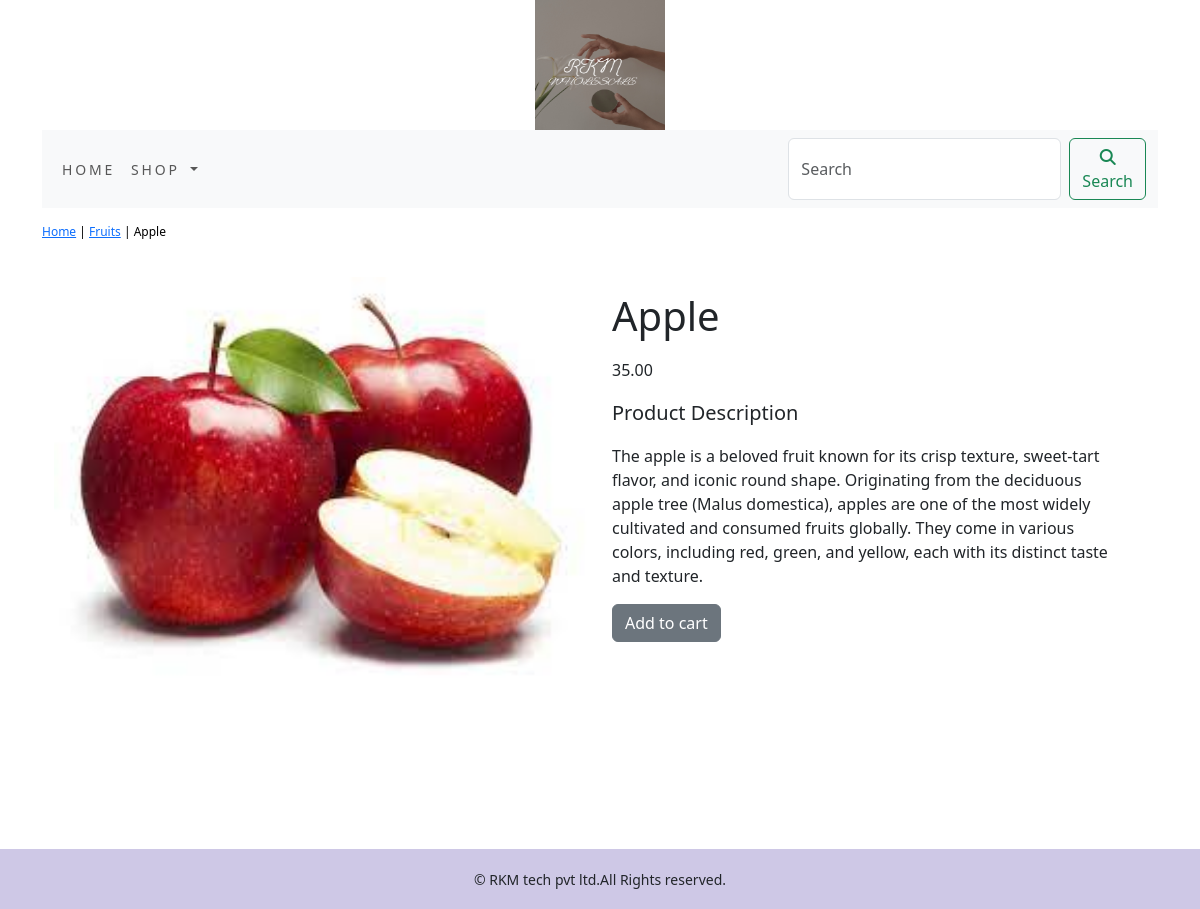
/ecomapp/fruits/apple, run on the app's committed database.
### ecomapp/models.py (models this page shows, shortened)
class Product(models.Model):
    name=models.CharField(max_length=250,unique=True)
    slug=models.SlugField(max_length=250,unique=True)
    desc=models.TextField(blank=True)
    price=models.DecimalField(max_digits=10,decimal_places=2)
    category=models.ForeignKey(Category,on_delete=models.CASCADE)
    image=models.ImageField(upload_to='product',blank=True)
    stock=models.IntegerField()
    avail=models.BooleanField(default=True)
    created=models.DateField(auto_now_add=True)
    updated=models.DateField(auto_now_add=True)
    class Meta:
        ordering = ('name',)
        verbose_name = 'product'
        verbose_name_plural = 'productss'

class Category(models.Model):
    name=models.CharField(max_length=250,unique=True)
    slug=models.SlugField(max_length=250,unique=True)
    desc=models.TextField(blank=True)
    image=models.ImageField(upload_to='category',blank=True)
    class Meta:
        ordering=('name',)
        verbose_name='category'
        verbose_name_plural='categories'
    def get_url(self):
        return reverse('ecomapp:products_by_category',args=[self.slug])
    def __str__(self):
        return '{}'.format(self.name)

### ecomapp/views.py (the view)
# urls.py: path('<slug:c_slug>/<slug:p_slug>',views.proDetail,name='prodCatdetail'),
def proDetail(request,c_slug,p_slug):
    try:
        product=Product.objects.get(category__slug=c_slug,slug=p_slug)
    except Exception as e:
        raise e
    return render(request,'product.html',{"product":product})

### cart_app/context_processors.py (called while the page is built)
def counter(request):
    item_count=0
    if 'admin' in request.path:
        return {}
    else:
        try:
            cart=Cart.objects.filter(cart_id=_cart_id(request))
            cart_items=CartItem.objects.all().filter(cart=cart[:1])
            for cart_item in cart_items:
                item_count +=cart_item.quantity
        except Cart.DoesNotExist:
                item_count=0
    return dict(item_count=item_count)

### cart_app/views.py (called while the page is built)
def _cart_id(request):
    cart=request.session.session_key
    if not cart:
        cart=request.session.create()
    return cart

### ecomapp/context_processors.py (called while the page is built)
def menu_link(request):
    links=Category.objects.all()
    return dict(links=links)

### templates/product.html (shortened to what this page needs)
{% extends 'base.html' %}
{% load static %}
{% block content %}
<div class="row my_prod_row_class">
    <div class="mx_auto">
        <p>
            <a href="{% url 'ecomapp:allProdCat' %}">Home</a> | <a href="{{product.category.get_url}}" >{{product.category}}</a> | {{product.name}}
        </p>
    </div>
</div>
<div class="container">
<div class="row">
    <div class="col-12 col-sm-12 col-md-12 col-lg-6 text-center">
        <div style="min-width:18rem">
            <img src="{{product.image.url}}" alt="{{product.name}}" style="width:100%;">
        </div>
    </div>
    <div class="col-12 col-sm-12 col-md-12 col-lg-6">
            <div>
            <h1 class="my_prod_title">{{product.name}}</h1>
            <p>{{product.price}}</p>
            <p class="my_title">Product Description</p>
            <p class="text-justify my_prod_text">{{product.desc}}</p>
            {% if product.stock <= 0 %}
            <p class="text-justify my_prod_text"><b>Out of stock</b></p>
            {% else %}
            <a class="btn btn-secondary" href="{% url 'cart_app:add_cart' product.id %}">Add to cart</a>
            {% endif %}
        </div>
    </div>
</div>
</div>
<br> <br> <br> <br> <br><br> <br>
{% endblock %}

### static/css/custom.css (style rules this page uses)
body { font-family: 'Playfair Display', serif, 'Protest Guerrilla', sans-serif, 'Rubik', sans-serif, 'Workbench', sans-serif; }
.my_title { font-size:20px; text_transform:uppercase; letter_spacing:.2em; }
.my_prod_row_class { padding-top:15px; padding-bottom:20px; }
.my_prod_row_class .mx_auto { color:#000; font-size:12px; text-decoration:none; }
.my_prod_title { font-size:40px; text_transform:uppercase; letter_spacing:.2em; padding-top:15px; padding-bottom:10px; }
.my_prod_text { padding-right:20px; }

### data on the page
Product: category "Fruits", name "Apple", image (picture), price "35.00", desc "The apple is a beloved fruit known for its crisp texture, sweet-tart flavor, and iconic round shape. Originating from the deciduous apple tree (Malus domestica), apples are one of the most widely cultivated and consumed fruits globally. They come in various colors, including red, green, and yellow, each with its distinct taste and texture."
